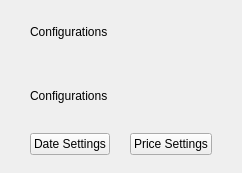
                <widget class="QFrame" name="config_top_main_frame">
                 <layout class="QVBoxLayout" name="config_top_main_layout" stretch="0,0,0,0,0">
                  <property name="spacing">
                   <number>0</number>
                  </property>
                  <property name="leftMargin">
                   <number>30</number>
                  </property>
                  <property name="topMargin">
                   <number>25</number>
                  </property>
                  <property name="rightMargin">
                   <number>30</number>
                  </property>
                  <property name="bottomMargin">
                   <number>0</number>
                  </property>
                  <item>
                   <widget class="QLabel" name="config_small_header">
                    <property name="text">
                     <string>Configurations</string>
                    </property>
                   </widget>
                  </item>
                  <item>
                   <spacer name="verticalSpacer_11">
                    <property name="orientation">
                     <enum>Qt::Vertical</enum>
                    </property>
                    <property name="sizeType">
                     <enum>QSizePolicy::Fixed</enum>
                    </property>
                    <property name="sizeHint" stdset="0">
                     <size>
                      <width>20</width>
                      <height>50</height>
                     </size>
                    </property>
                   </spacer>
                  </item>
                  <item>
                   <widget class="QLabel" name="config_header">
                    <property name="text">
                     <string>Configurations</string>
                    </property>
                   </widget>
                  </item>
                  <item>
                   <spacer name="verticalSpacer_10">
                    <property name="orientation">
                     <enum>Qt::Vertical</enum>
                    </property>
                    <property name="sizeType">
                     <enum>QSizePolicy::Fixed</enum>
                    </property>
                    <property name="sizeHint" stdset="0">
                     <size>
                      <width>20</width>
                      <height>30</height>
                     </size>
                    </property>
                   </spacer>
                  </item>
                  <item alignment="Qt::AlignLeft">
                   <widget class="QFrame" name="config_menu_frame">
                    <property name="minimumSize">
                     <size>
                      <width>0</width>
                      <height>40</height>
                     </size>
                    </property>
                    <property name="maximumSize">
                     <size>
                      <width>16777215</width>
                      <height>40</height>
                     </size>
                    </property>
                    <layout class="QHBoxLayout" name="config_menu_layout">
                     <property name="spacing">
                      <number>20</number>
                     </property>
                     <property name="leftMargin">
                      <number>0</number>
                     </property>
                     <property name="topMargin">
                      <number>0</number>
                     </property>
                     <property name="rightMargin">
                      <number>0</number>
                     </property>
                     <property name="bottomMargin">
                      <number>0</number>
                     </property>
                     <item>
                      <widget class="QFrame" name="config_date_frame">
                       <property name="midLineWidth">
                        <number>0</number>
                       </property>
                       <layout class="QVBoxLayout" name="config_date_layout" stretch="2,0">
                        <property name="spacing">
                         <number>0</number>
                        </property>
                        <property name="leftMargin">
                         <number>0</number>
                        </property>
                        <property name="topMargin">
                         <number>0</number>
                        </property>
                        <property name="rightMargin">
                         <number>0</number>
                        </property>
                        <property name="bottomMargin">
                         <number>0</number>
                        </property>
                        <item alignment="Qt::AlignTop">
                         <widget class="QPushButton" name="config_date_butt">
                          <property name="cursor">
                           <cursorShape>PointingHandCursor</cursorShape>
                          </property>
                          <property name="text">
                           <string>Date Settings</string>
                          </property>
                          <property name="checkable">
                           <bool>true</bool>
                          </property>
                         </widget>
                        </item>
                        <item>
                         <widget class="QLabel" name="config_date_line">
                          <property name="minimumSize">
                           <size>
                            <width>0</width>
                            <height>3</height>
                           </size>
                          </property>
                          <property name="maximumSize">
                           <size>
                            <width>16777215</width>
                            <height>3</height>
                           </size>
                          </property>
                         </widget>
                        </item>
                       </layout>
                      </widget>
                     </item>
                     <item>
                      <widget class="QFrame" name="config_price_frame">
                       <property name="midLineWidth">
                        <number>0</number>
                       </property>
                       <layout class="QVBoxLayout" name="config_price_layout" stretch="2,0">
                        <property name="spacing">
                         <number>0</number>
                        </property>
                        <property name="leftMargin">
                         <number>0</number>
                        </property>
                        <property name="topMargin">
                         <number>0</number>
                        </property>
                        <property name="rightMargin">
                         <number>0</number>
                        </property>
                        <property name="bottomMargin">
                         <number>0</number>
                        </property>
                        <item alignment="Qt::AlignTop">
                         <widget class="QPushButton" name="config_price_butt">
                          <property name="cursor">
                           <cursorShape>PointingHandCursor</cursorShape>
                          </property>
                          <property name="text">
                           <string>Price Settings</string>
                          </property>
                          <property name="checkable">
                           <bool>true</bool>
                          </property>
                         </widget>
                        </item>
                        <item>
                         <widget class="QLabel" name="config_price_line">
                          <property name="minimumSize">
                           <size>
                            <width>0</width>
                            <height>3</height>
                           </size>
                          </property>
                          <property name="maximumSize">
                           <size>
                            <width>16777215</width>
                            <height>3</height>
                           </size>
                          </property>
                         </widget>
                        </item>
                       </layout>
                      </widget>
                     </item>
                    </layout>
                   </widget>
                  </item>
                 </layout>
                </widget>
